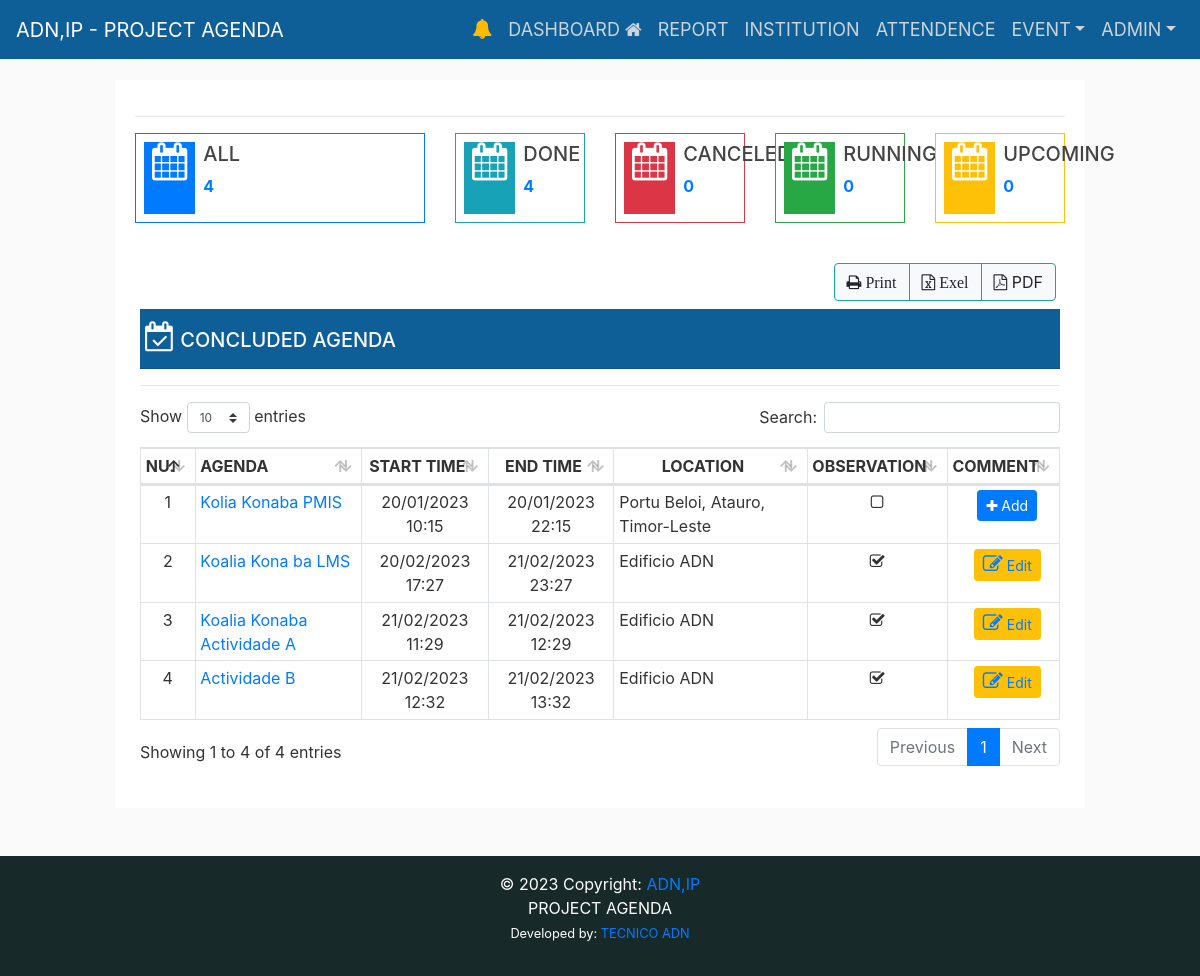
Page /concluded-agenda/ (signed in) on the earlier database version.
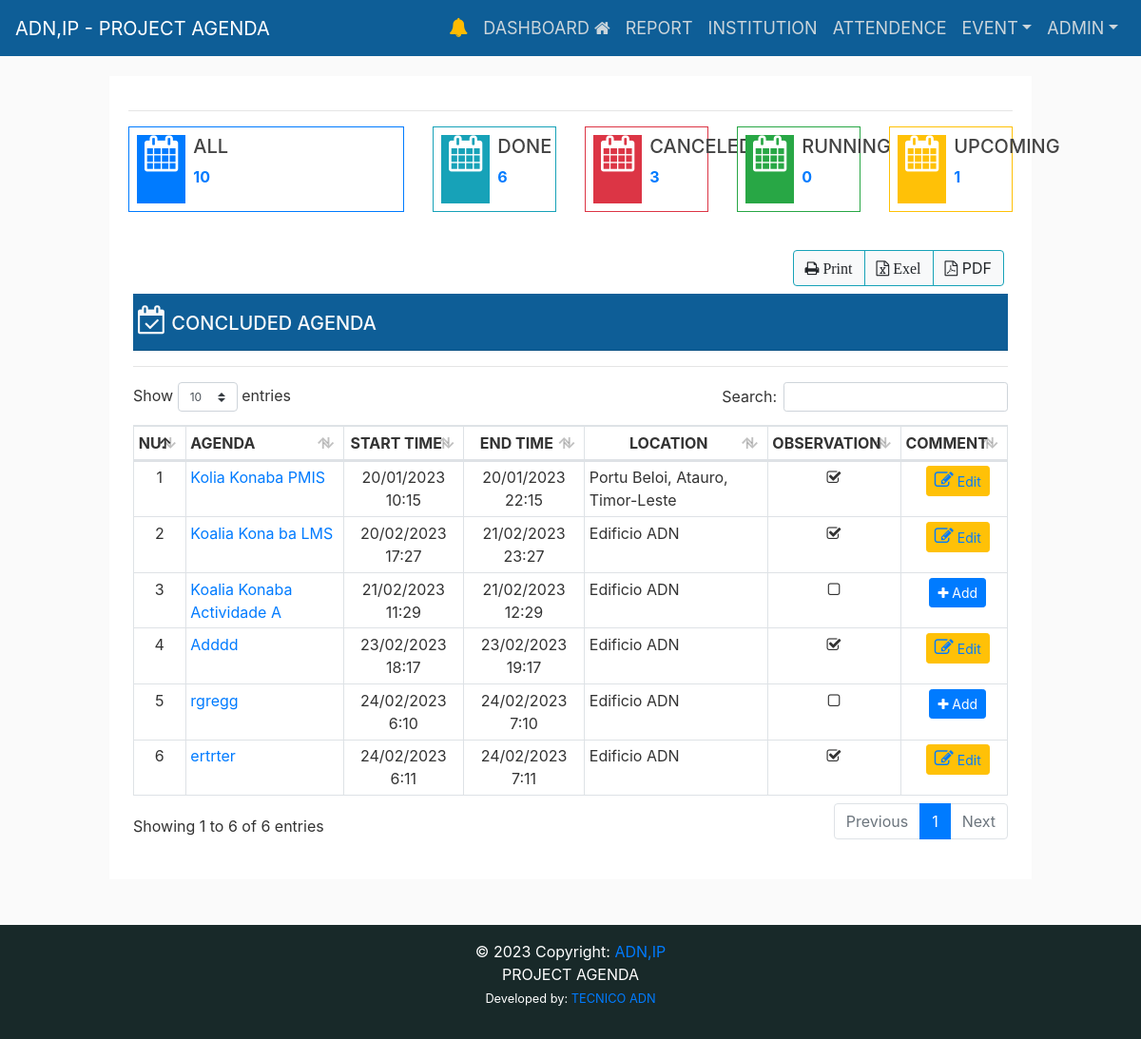
Same page on the later database version.
### eventapps/event/models.py (models this page shows, shortened)
class Agenda(models.Model):
    user = models.ForeignKey(
        User, on_delete=models.CASCADE, related_name="agenda")
    title = models.CharField(
        max_length=200, unique=True, verbose_name='Agenda')
    title_slug = models.SlugField(
        max_length=255, null=False, unique=True, verbose_name='Title-Slug')
    catagenda = models.ForeignKey(
        CatAgenda, on_delete=models.CASCADE, related_name="agenda", verbose_name="Category Agenda")
    institution = models.ForeignKey(
        Institution, on_delete=models.CASCADE, related_name="agenda", verbose_name="Institution")
    attendence = models.ForeignKey(
        Attendence, on_delete=models.CASCADE, related_name="agenda", verbose_name='Attendant')
    start_time = models.DateTimeField()
    end_time = models.DateTimeField()
    location = models.CharField(max_length=255, null=False, blank=True)
    observation = models.TextField(null=True, blank=True)
    is_cancel = models.BooleanField(default=False)
    is_active = models.BooleanField(default=True)
    STATUS = (
        ('Pending', 'Pending'),
        ('Read', 'Read'),
    )
    status = models.CharField(max_length=20, choices=STATUS)
    created_at = models.DateTimeField(auto_now_add=True)
    updated_at = models.DateTimeField(auto_now=True)
    class Meta:
        verbose_name_plural = ("Agenda")
        ordering = ('-start_time', )

### eventapps/event/views.py (the view)
# urls.py: path('concluded-agenda/', views.concludedAgenda_list, name='concludedAgenda_list'),
@login_required(login_url="/login/")
def concludedAgenda_list(request):
    context = {
    }
    return render(request, 'event/concluded_agenda.html', context)

### eventapps/templates/event/concluded_agenda.html (shortened to what the changed rows need)
{% extends "layouts/base.html" %}
{% load static %}
{% block content %}
<div class="row d-flex justify-content-center ">
  <div class="col-sm-12">
    <div class="border-info shadow-lg bg-white">
      <div class="card-body">
        <div class="row">
          <div class="col-md-6 col-lg-4">
            <div class="widget-small border border-primary d-flex justify-content-left p-2">
              <div class="pl-2">
                <a href="{%url 'completedAgenda_list' %}">
                  <p><b>{{ agenda_count }}</b></p>
                </a>
              </div>
            </div>
          </div>
          <div class="col-md-6 col-lg-2">
            <div class="widget-small border border-info d-flex justify-content-left p-2">
              <div class="pl-2">
                <a href="{%url 'concludedAgenda_list' %}">
                  <p><b>{{ concluded_agenda_count }}</b></p>
                </a>
              </div>
            </div>
          </div>
          <div class="col-md-6 col-lg-2">
            <div class="widget-small border border-danger d-flex justify-content-left p-2">
              <div class="pl-2">
                <a href="{%url 'canceledAgenda_list' %}">
                  <p><b>{{ canceled_agenda_count}}</b></p>
                </a>
              </div>
            </div>
          </div>
          <div class="col-md-6 col-lg-2">
            <div class="widget-small border border-warning d-flex justify-content-left p-2">
              <div class="pl-2">
                <a href="{%url 'upcomingAgenda_list' %}">
                  <p><b>{{ upcoming_agenda_count }}</b></p>
                </a>
              </div>
            </div>
          </div>
          <div class="col-md-12 pt-3">
            <div class="row">
              <div class="card-body">
                <div class="row flex-row-reverse mr-1 mt-1 mb-2">
                  <div class="btn-group">
                  </div>
                </div>
                <div class="card-header bg-card pb-2 d-flex justify-content-between">
                  <div class="row flex-row">
                  </div>
                </div>
                <hr>
                <section id='no-more-tables'>
                  <table class="table table-bordered table-sm" id="example" width="100%" cellspacing="0">
                    <thead>
                      <tr>
                        <th class='text-center'>NU.</th>
                        <th>AGENDA</th>
                        <th class='text-center'>START TIME</th>
                        <th class='text-center'>END TIME</th>
                        <th class='text-center'>LOCATION</th>
                        <th class='text-center'>OBSERVATION</th>
                        <th class='text-center'>COMMENT</th>
                      </tr>
                    </thead>
                    <tbody>
                      {% for obj in concluded_agenda %}
                      <tr>
                        <td class='text-center'>{{ forloop.counter }}</td>
                        <td data-title="Title">
                          <a href="{% url 'concludedAgenda_list_detail' title_slug=obj.title_slug %}"
                            class="float-left">
                            {{obj.title }}</a>
                        </td>
                        <td style="text-align:center;">{{obj.start_time|date:"d/m/Y G:i" }}</td>
                        <td style="text-align:center;">{{ obj.end_time|date:"d/m/Y G:i" }}</td>
                        <td data-title="end time">{{ obj.location }} </td>
                        {% if obj.observation == "" %}
                        <td class='text-center'><i class="fa fa-square-o"></i>
                        </td>
                        {% else %}
                        <td class='text-center'><i class="fa fa-check-square-o"></i>
                        </td>
                        {% endif %}
                        <td data-title="Title" style="text-align:center;">
                          {% if obj.observation == "" %}
                          <button type="button" class="btn btn-primary btn-sm ml-2">
                            <span class="fa fa-plus"></span><a class="text-white"
                              href="{% url 'commentCoAgenda_add' pk=obj.pk %}" role="button">
                              Add</a></button>
                          {% else %}
                          <button type="button" class="btn btn-warning btn-sm ml-2">
                            <a href="{% url 'commentCoAgenda_add' pk=obj.pk %}" data-toggle="tooltip" title="Edit"><i
                                class='fa fa-edit' style='font-size:20px'></i>
                              Edit</a>
                          </button>
                          {% endif %}
                        </td>
                      </tr>
                      {% endfor %}
                    </tbody>
                  </table>
                </section>
              </div>
            </div>
          </div>
        </div>
      </div>
    </div>
  </div>
  {% endblock %}

Differences in the rows shown:
no longer on this page (row edited): Agenda: title "Actividade B", start_time "21/02/2023 12:32", end_time "21/02/2023 13:32", location "Edificio ADN", shows "Edit"
changed Agenda "Kolia Konaba PMIS": observation "Add" → "Edit"
changed Agenda "Koalia Konaba Actividade A": observation "Edit" → "Add"
added Agenda: title "Adddd", start_time "23/02/2023 18:17", end_time "23/02/2023 19:17", location "Edificio ADN", observation "ffff" (drawn)
added Agenda: title "rgregg", start_time "24/02/2023 6:10", end_time "24/02/2023 7:10", location "Edificio ADN", observation "Add"
added Agenda: title "ertrter", start_time "24/02/2023 6:11", end_time "24/02/2023 7:11", location "Edificio ADN", observation "dgfgsdfgdfdf" (drawn)
Other differences:
{{ agenda_count }}: "4" → "10"
{{ concluded_agenda_count }}: "4" → "6"
{{ canceled_agenda_count }}: "0" → "3"
{{ upcoming_agenda_count }}: "0" → "1"
text written by a page script: "Show entries Search: Showing 1 to 4 of 4 entries Previous 1 Next" → "Show entries Search: Showing 1 to 6 of 6 entries Previous 1 Next"
